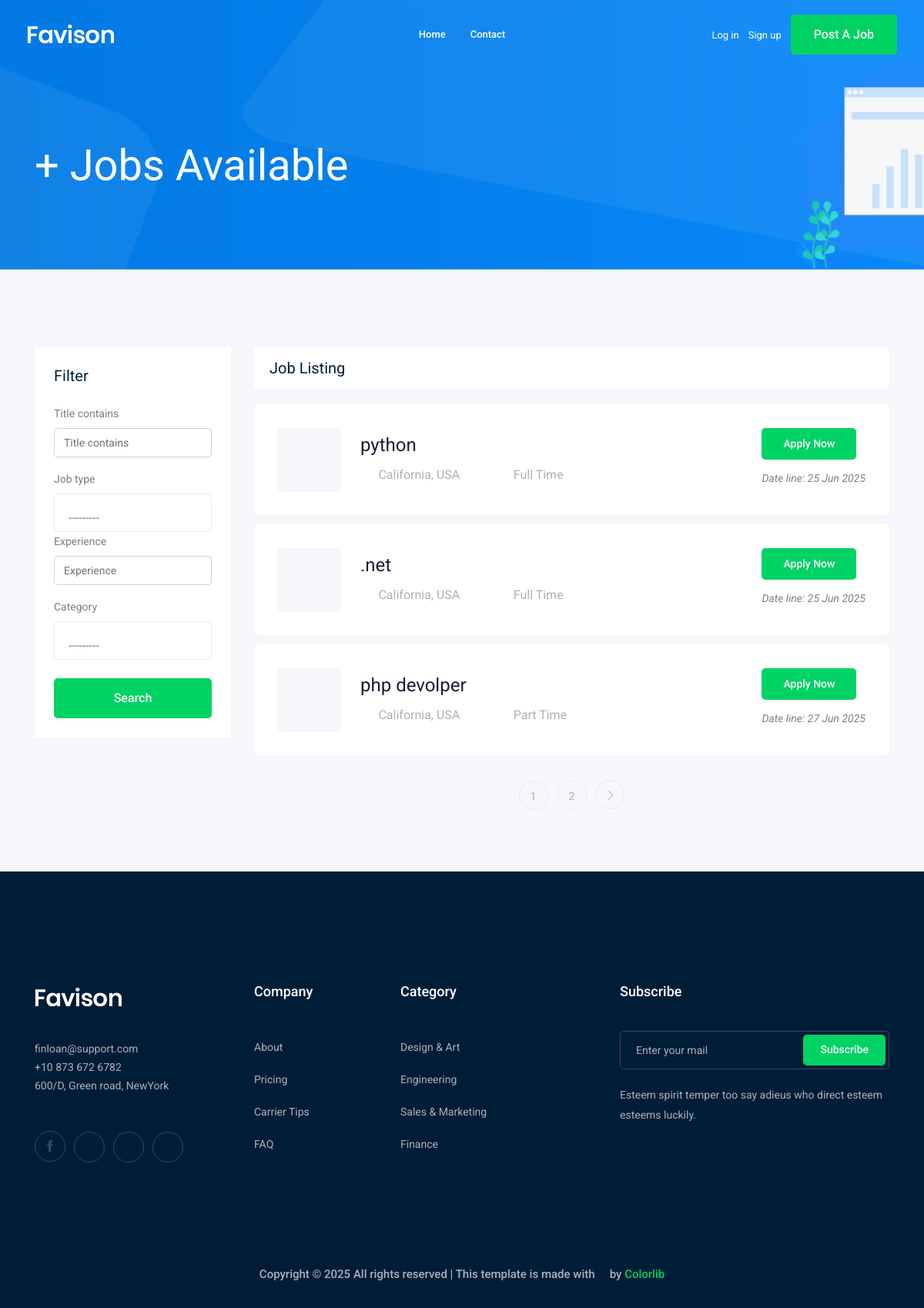
Screenshot of /jobs/ with the database file from the repository.
### job/models.py (models this page shows, shortened)
class Job(models.Model):
    owner = models.ForeignKey(User,on_delete=models.CASCADE)
    title = models.CharField(max_length=100)
    job_type = models.CharField(max_length=15,choices=JobTYpe, default='Full Time')
    description = models.TextField(max_length=5000)
    vacancy = models.IntegerField(default=1)
    salary = models.DecimalField(max_digits=10, decimal_places=2)
    experience = models.IntegerField(default=1)
    category = models.ForeignKey(to='Category',on_delete=models.CASCADE)
    image = models.ImageField(upload_to=job_image_upload_to, default='default.png')
    published_on = models.DateTimeField(auto_now=True)
    slug = models.SlugField(blank=True , null=True)

### job/views.py (the view)
# urls.py: path('', views.job_list ,name='job_list'),
def job_list(request):
    job_list = Job.objects.all()
    filter = JobFilter(request.GET,queryset=job_list)
    job_list = filter.qs
    paginator = Paginator(job_list, 3)
    page_number = request.GET.get('page')  # Get the page number from the request
    page_obj = paginator.get_page(page_number)
    return render(request, 'job/jobs.html', {'jobs': page_obj , 'filter':filter})

### job/models.py (called while the page is built)
    def __str__(self):
        return self.name

### job/templates/job/jobs.html (shortened to what this page needs)
{% extends "base.html" %}{% load bootstrap4 %} {% block body%}
<div class="bradcam_area bradcam_bg_1">
  <div class="container">
    <div class="row">
      <div class="col-xl-12">
        <div class="bradcam_text">
          <h3>{{jobs.count}}+ Jobs Available</h3>
        </div>
      </div>
    </div>
  </div>
</div>
<div class="job_listing_area plus_padding">
  <div class="container">
    <div class="row">
      <div class="col-lg-3">
        <div class="job_filter white-bg">
          <div class="form_inner white-bg">
            <h3>Filter</h3>
            <form method="GET" class="form">
              {% csrf_token %} {% bootstrap_form filter.form %} {% buttons %}
              <button class="boxed-btn3 w-100 mt-4" type="submit">
                Search
              </button>
              {% endbuttons %}
            </form>
          </div>
        </div>
      </div>
      <div class="col-lg-9">
        <div class="recent_joblist_wrap">
          <div class="recent_joblist white-bg">
            <div class="row align-items-center">
              <div class="col-md-6">
                <h4>Job Listing</h4>
              </div>
              <div class="col-md-6">
              </div>
            </div>
          </div>
        </div>
        <div class="job_lists m-0">
          <div class="row">
            {% for job in jobs %}
            <div class="col-lg-12 col-md-12">
              <div class="single_jobs white-bg d-flex justify-content-between">
                <div class="jobs_left d-flex align-items-center">
                  <div class="thumb">
                  </div>
                  <div class="jobs_conetent">
                    <a href="{% url 'jobs:job_details' job.slug %}"
                      ><h4>{{job.title}}</h4></a
                    >
                    <div class="links_locat d-flex align-items-center">
                      <div class="location">
                        <p><i class="fa fa-map-marker"></i> California, USA</p>
                      </div>
                      <div class="location">
                        <p><i class="fa fa-clock-o"></i>{{job.job_type}}</p>
                      </div>
                    </div>
                  </div>
                </div>
                <div class="jobs_right">
                  <div class="apply_now">
                    <a
                      href="{% url 'jobs:job_details' job.slug %}"
                      class="boxed-btn3"
                      >Apply Now</a
                    >
                  </div>
                  <div class="date">
                    <p>Date line: {{ job.published_on|date:"d M Y" }}</p>
                  </div>
                </div>
              </div>
            </div>
            {% endfor %}
          </div>
          {% if jobs.has_other_pages%}
          <div class="row">
            <div class="col-lg-12">
              <div class="pagination_wrap">
                <ul>
                   {% for page_num in jobs.paginator.page_range %}
                  <li>
                    <a href="?page={{page_num}}"><span>{{page_num}}</span></a>
                  </li>
                  {%endfor%} {% if jobs.has_next %}
                  <li>
                    <a href="?page={{ jobs.next_page_number }}">
                      <i class="ti-angle-right"></i>
                    </a>
                  </li>
                  {% endif %}
                </ul>
              </div>
            </div>
          </div>
          {% endif %}
        </div>
      </div>
    </div>
  </div>
</div>
{% endblock body %}

### rows the page displays
Job: title "python", job_type "Full Time", published_on "25 Jun 2025"
Job: title ".net", job_type "Full Time", published_on "25 Jun 2025"
Job: title "php devolper", job_type "Part Time", published_on "27 Jun 2025"

### other values shown
{{ page_num }} "1" "2"
